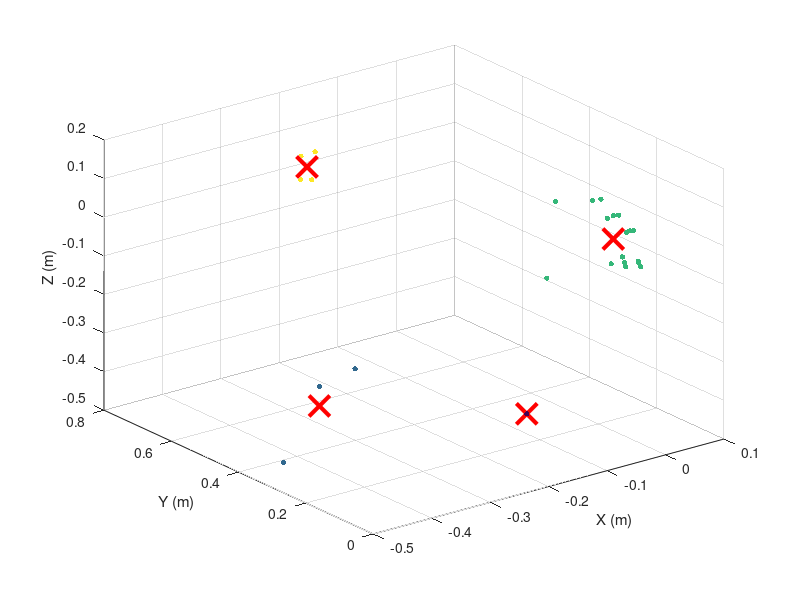

MATLAB code for this plot:
clear;
clc;
close all;

x = [
    -0.03320312	-0.2109375	-0.06445312	0.00390625	0.00390625...
    -0.04882812	-0.22070312	-0.03320312	-0.22460938	0.00585938...
    0.05273438	-0.2109375	-0.04882812	-0.1328125	0.00390625...
    -0.27929688	-0.03320312	-0.06445312	-0.4453125	0.00390625...
    -0.22070312	-0.04882812	0.00390625	0.00390625	-0.12890625
    ];

y = [
    0.03710938	0.71875	0.10546875	0.13476562	0.125... 
    0.0546875	0.65820312	0.04882812	0.532356	0.171875...
    0.41796875	0.71679688	0.0703125	0.18164062	0.0859375...
    0.542567	0.05859375	0.08007812	0.36132812	0.12890625...
    0.66796875	0.08789062	0.08789062	0.08007812	0.12890625
    ];

z = [
    0.080078	0.011719	0.142578	-0.04297	-0.06445...
    0.119141	0.111328	0.074219	-0.39844	-0.07617...
    -0.0332	0.072266	0.111328	-0.41211	-0.03906...
    -0.42578	0.066406	0.15625	-0.48242	-0.05469...
    0.035156	0.097656	-0.03516	-0.04688	-0.04102 
];

% x = [-0.21 -0.22 -0.21 -0.22];
% y = [0.72 0.66 0.72 0.67];
% z = [0.07 0.11 0.01 0.04];
% 


% count = 1;
% distanceSquared = 0;
% 
% for i= 1:length(x)
%     coord1 = [xyz(1, i, 1), xyz(1, i, 2), xyz(1, i, 3)];
% 
%     for j = 1:length(x)
%         coord2 = [xyz(1, j, 1), xyz(1, j, 2), xyz(1, j, 3)];
%         
%         % Compare distance
%         if (~(isequal(coord1, coord2)))
%             distanceSquared = (coord1(1) - coord2(1))^2 + ...
%             (coord1(2) - coord2(2))^2 + (coord1(3) - coord2(3))^2;
% 
%             distances(count) = distanceSquared;
%             % If within distance threshold, consider the point a close
%             % neighbour
%             if (distanceSquared <= 0.15 && distanceSquared ~= 0)
%                 if (coord1 ~= [0 0 0] & coord2 ~= [0 0 0])
%                     seenPoints(count, :) = {[i, j]};
%                     groupX(count) = abs((coord1(1) + coord2(1))/2);
%                     count = count + 1;
%                 end 
%             end
%         end
%     end
% end
% 
% count2 = 1;
% for i = 1:length(seenPoints)
%     unique1 = cell2mat(seenPoints(i, :))
% 
%     for j = 1:length(seenPoints)
%         unique2 = cell2mat(seenPoints(j, :))
%         
%         if (~(isequal(unique1, unique2)) && ~(unique1(1) == unique2(2) && unique1(2) == unique2(1)))
%             groupedCoords(count2, :) = {unique1, unique2};
%             count2 = count2 + 1;
%         elseif (unique1(1) == unique2(2) && unique1(2) == unique2(1))
%             fprintf("works: %d %d\n", unique1, unique2);
%         end
%     end
% end
% 
% scatter3(x, y, z);

x = transpose(x);
y = transpose(y);
z = transpose(z);

data(:, 1) = x;
data(:, 2) = y;
data(:, 3) = z;

% sampleData = rand(1000, 5); % 1000 samples with 3 features
[idx, C] = kmeans(data, 4); % 3 number of classes
plot3(C(:,1),C(:,2),C(:,3),'rx','MarkerSize',15,'LineWidth',3)
grid
hold on
scatter3(data(:,1), data(:,2), data(:,3), 15, idx, 'filled');
hold on

xlabel('X (m)')
ylabel('Y (m)')
zlabel('Z (m)')
